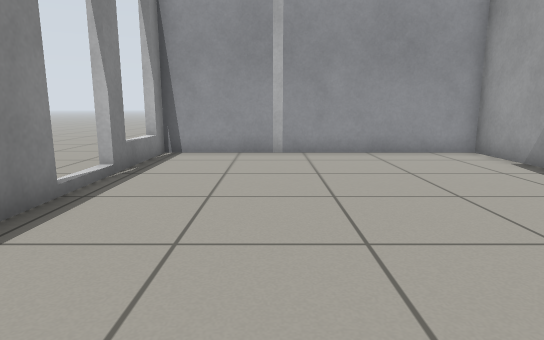
View 1 (above)

16 first-person views from a walk through a robot-simulator world made for Gazebo. The camera is 0.7 m above the floor, tilts 10° down and sees 75° across. The floor is counted in squares, 0.5 m on a side. Each view is taken from the middle of a square. On the plan, view 1 faces up. The plan holds only what a view shows up to about 15 squares ahead; the rest is blank. The robots in the file are not drawn.

View 2
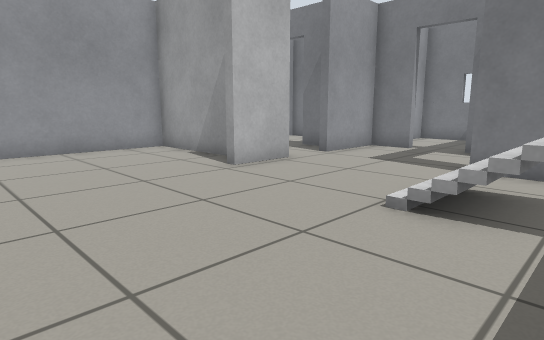

View 3
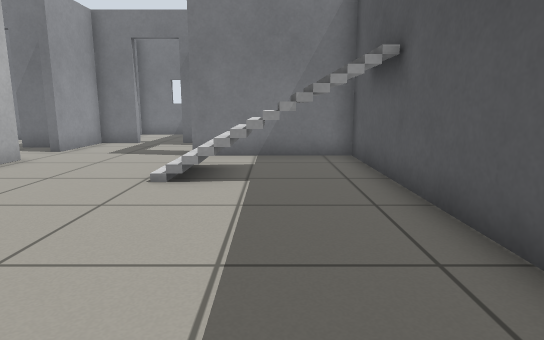

View 4
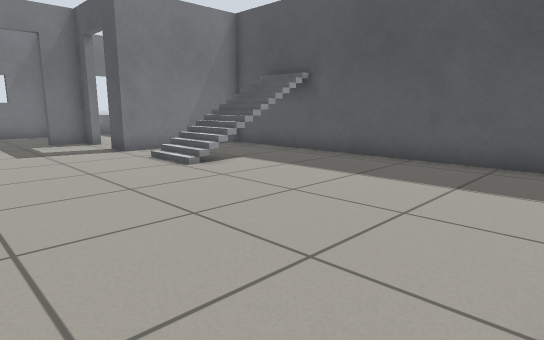

View 5
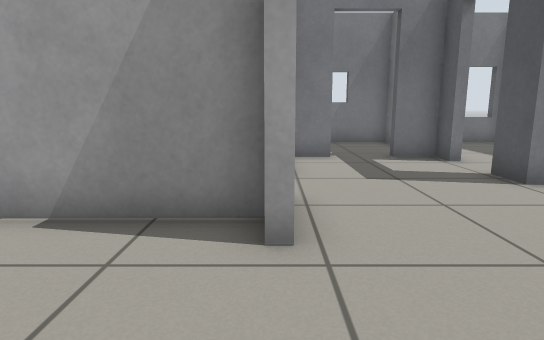

View 6
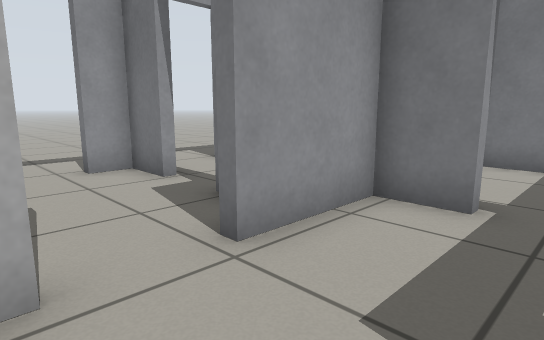

View 7
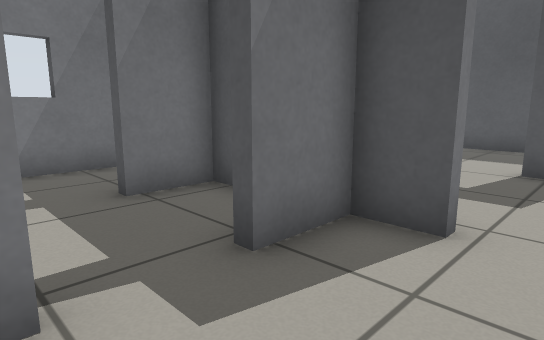

View 8
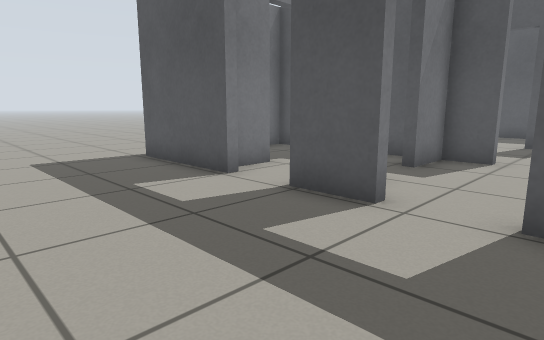

View 9
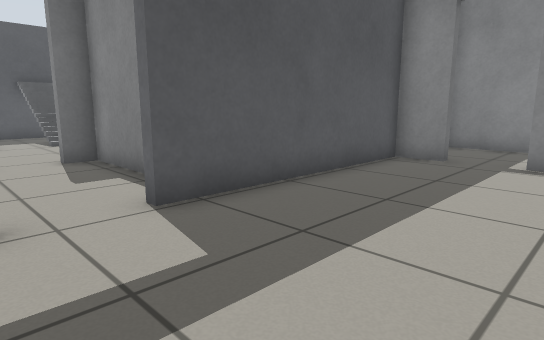

View 10
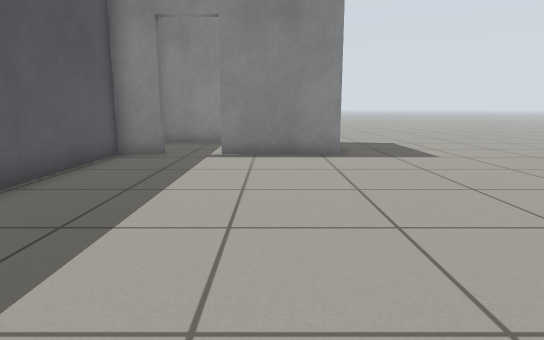

View 11
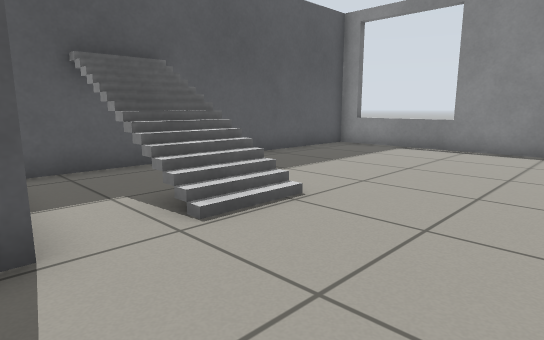

View 12
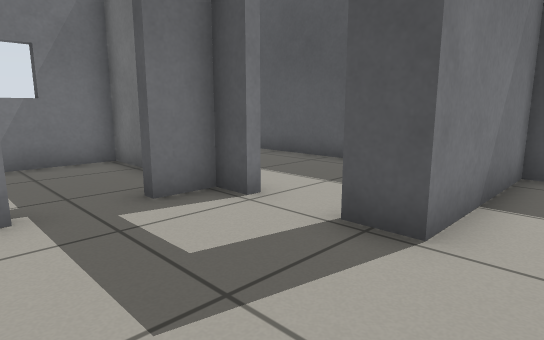

View 13
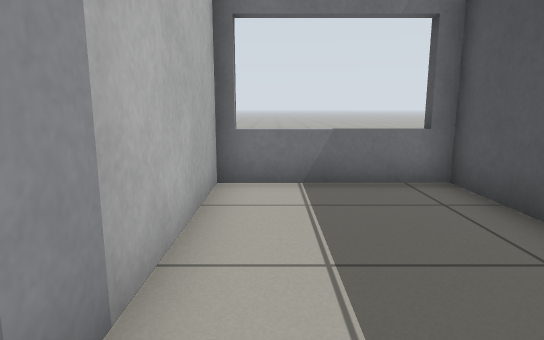

View 14
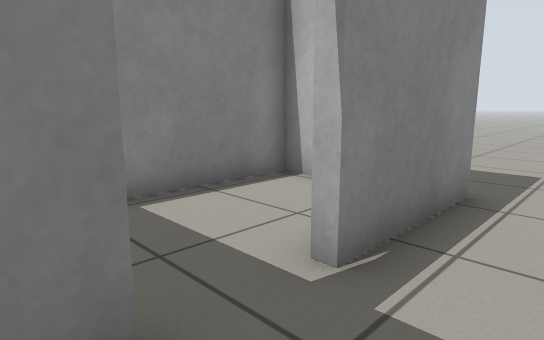

View 15
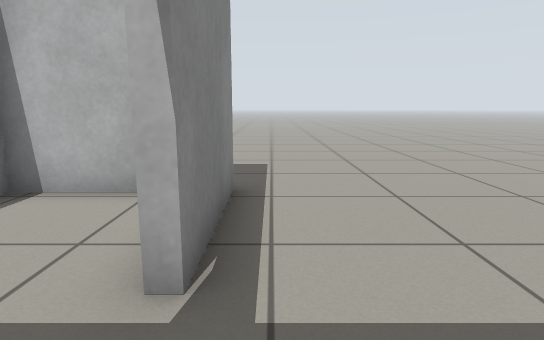

View 16
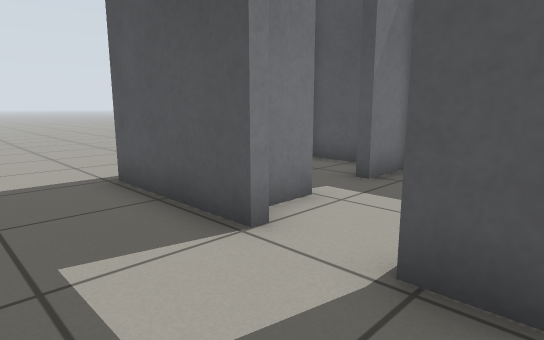

### Floor plan
Points are (right, up) in squares from view 1. A wall is a line through its corners. A room is listed if a view was taken in it or the views show most of it. See-through windows are left out.
Room 1 (views 1, 2, 3, 5, 6, 7, 11, 12)
walls: (6.4, 6) (6.4, 11) (-3.4, 11) (-3.4, 7.4); (7.5, 5.8) (5.4, 5.8); (6.7, 8.9) (6.7, 6.1); (9.2, 6.1) (10.5, 6.1) (10.5, 7.8); (-3.4, 5.5) (-3.4, -3.4) (8.4, -3.4) (8.4, 1.3) (9.5, 1.3); (11.1, 1.3) (12.1, 1.3) (12.1, 2.6); (12.1, 4.3) (12.1, 5.8) (9.2, 5.8); (10.5, 9.6) (10.5, 11) (9.5, 11)
ways out: opening at (-3, 6.5) to room 2; open door at (8.5, 11) to room 3; open door at (10.5, 1) to room 4; open door at (12, 3.5) to room 5; open door at (11, 8.5) to room 7
Room 2 (view 4)
walls: (-3.4, 7.4) (-3.8, 7.4); (-3.2, 10.4) (-3.8, 10.4)
ways out: opening at (-3, 6.5) to room 1
Room 3 (views 8, 9, 10, 14, 15, 16)
walls: (9.4, 11.3) (11.2, 11.3); (12.9, 11.3) (16.9, 11.3); (0.3, 12.8) (0.3, 11.3) (7.7, 11.3); (0.3, 18.1) (0.3, 14.4)
ways out: open door at (8.5, 11) to room 1; open door at (0, 13.5) to room 6; open door at (12.5, 11) to room 7
Room 4 (view 13)
walls: (10.1, -3.4) (16.5, -3.4) (16.5, 1) (11.1, 1)
ways out: open door at (10.5, 1) to room 1
Room 5 (no view inside)
walls: (14.9, 1.3) (16.5, 1.3) (16.5, 5.4)
ways out: open door at (12, 3.5) to room 1
Room 6 (no view inside)
walls: (-1.1, 17.7) (-3.4, 17.7) (-3.4, 11.5)
ways out: open door at (0, 13.5) to room 3
Room 7 (no view inside)
walls: (13.5, 9.5) (13.5, 10.6); (11.5, 6.1) (13.5, 6.1) (13.5, 7.9)
ways out: open door at (11, 8.5) to room 1; open door at (12.5, 11) to room 3; open door at (14, 8.5) to room 8
Room 8 (no view inside)
walls: (14.7, 6.1) (16.5, 6.1) (16.5, 8.6)
ways out: open door at (14, 8.5) to room 7

Where each view was taken, in squares from view 1:
view 1: 0 up, 0 right, facing up
view 2: 1 down, 0 right, facing up-right
view 3: 1 down, 2 left, facing right
view 4: 6 up, 3 left, facing down-right
view 5: 6 up, 2 right, facing right
view 6: 3 up, 7 right, facing up-right
view 7: 10 up, 8 right, facing down-right
view 8: 16 up, 7 right, facing down-right
view 9: 16 up, 10 right, facing down-left
view 10: 16 up, 11 right, facing left
view 11: 5 up, 9 right, facing down-left
view 12: 5 up, 7 right, facing down-right
view 13: 0 up, 10 right, facing right
view 14: 12 up, 2 right, facing up-left
view 15: 12 up, 1 right, facing up
view 16: 14 up, 10 right, facing down-right
